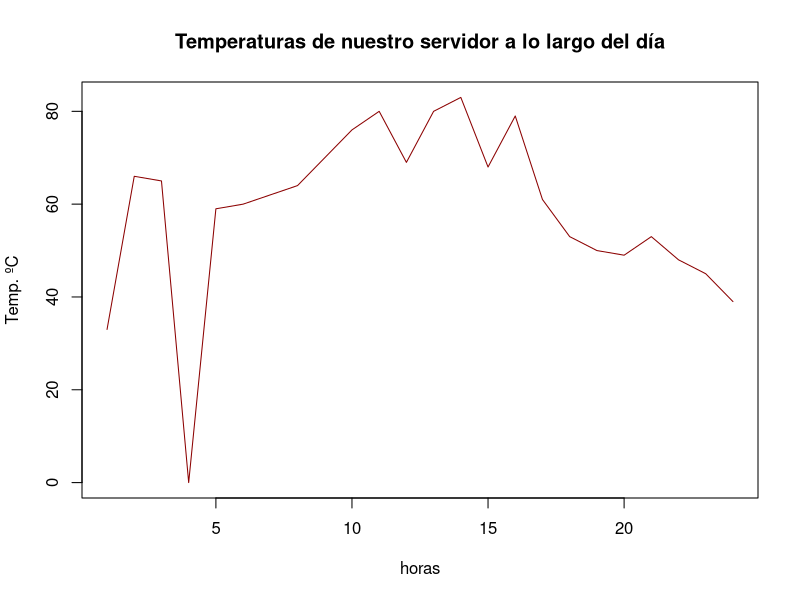

Source code (R):
## ---- chunk 1
# eje x, eje y
y = c(33,66,65,0,59,60,62,64,70,76,80,69,80,83,68,79,61,53,50,49,53,48,45,39)
x = seq(1:length(y))
## ---- chunk 2
plot(x,y,
    type="l",
    main="Temperaturas de nuestro servidor a lo largo del día",
    ylab="Temp. ºC",
    xlab="horas",
    col="dark red")

## ---- chunk 3
# asigna a una variable la lista de temperaturas
temperaturas_C = c(33,66,65,0,59,60,62,64,70,76,80,81,80,83,90,79,61,53,50,49,53,48,45,39)

# 1. Calcula el minimo de la lista e imprime el valor con print()


# 2. Calcula el máximo de la lista e imprime el valor con print()


# 3. Elementos de la lista que son mayores que 70ºC e imprime el resultado


# 4. cálculo de la media de temperaturas a lo largo del día e imprime resultado


# 5.1 Soluciona el fallo en el sensor estimando un valor


# 5.2 Actualización del valor estimado a las 03:00 en la lista


# Bonus: pasar la lista de ºC a grados Farenheit
## ---- chunk 4
# Imprime True o False en función de si cambiarías el sistema de refrigeración o no


